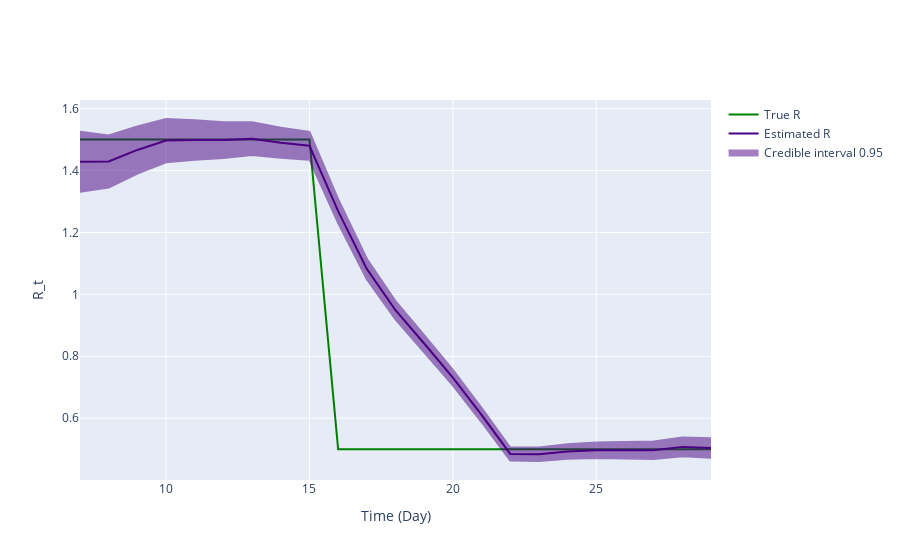

The code cell stored with this chart in its notebook:
### Code cell
fig = ReproductionNumberPlot()

fig.add_ground_truth_rt(ground_truth)
fig.add_interval_rt(interval2)

fig.update_labels(time_label='Time (Day)', r_label='R_t')

fig.show_figure()

### Figure 1 — Plotly figure (JSON) as saved in the notebook; plotly's stock layout.template omitted (floating-point values rounded to 4 significant figures)
{"data": [{"line": {"color": "green"}, "mode": "lines", "name": "True R", "type": "scatter", "x": [7, 8, 9, 10, 11, 12, 13, 14, 15, 16, 17, 18, 19, 20, 21, 22, 23, 24, 25, 26, 27, 28, 29], "y": [1.5, 1.5, 1.5, 1.5, 1.5, 1.5, 1.5, 1.5, 1.5, 0.5, 0.5, 0.5, 0.5, 0.5, 0.5, 0.5, 0.5, 0.5, 0.5, 0.5, 0.5, 0.5, 0.5]}, {"line": {"color": "indigo"}, "mode": "lines", "name": "Estimated R", "type": "scatter", "x": [7, 8, 9, 10, 11, 12, 13, 14, 15, 16, 17, 18, 19, 20, 21, 22, 23, 24, 25, 26, 27, 28, 29], "y": [1.428, 1.429, 1.466, 1.496, 1.498, 1.498, 1.503, 1.49, 1.48, 1.269, 1.082, 0.9487, 0.8412, 0.7308, 0.6107, 0.4846, 0.4836, 0.4927, 0.4967, 0.4956, 0.4969, 0.5074, 0.5036]}, {"fill": "toself", "fillcolor": "indigo", "line": {"color": "indigo"}, "mode": "lines", "name": "Credible interval 0.95", "opacity": 0.5, "type": "scatter", "x": [7, 8, 9, 10, 11, 12, 13, 14, 15, 16, 17, 18, 19, 20, 21, 22, 23, 24, 25, 26, 27, 28, 29, 29, 28, 27, 26, 25, 24, 23, 22, 21, 20, 19, 18, 17, 16, 15, 14, 13, 12, 11, 10, 9, 8, 7], "y": [1.525, 1.513, 1.543, 1.566, 1.562, 1.556, 1.556, 1.538, 1.525, 1.307, 1.115, 0.9781, 0.8682, 0.7557, 0.6336, 0.5055, 0.5054, 0.5161, 0.5218, 0.5223, 0.5252, 0.5375, 0.535, 0.4721, 0.4773, 0.4686, 0.4689, 0.4715, 0.4693, 0.4618, 0.4637, 0.5877, 0.7058, 0.8143, 0.9193, 1.049, 1.23, 1.435, 1.441, 1.45, 1.44, 1.435, 1.427, 1.39, 1.345, 1.331]}], "layout": {"hovermode": "x unified", "xaxis": {"title": {"text": "Time (Day)"}}, "yaxis": {"title": {"text": "R_t"}}}}
